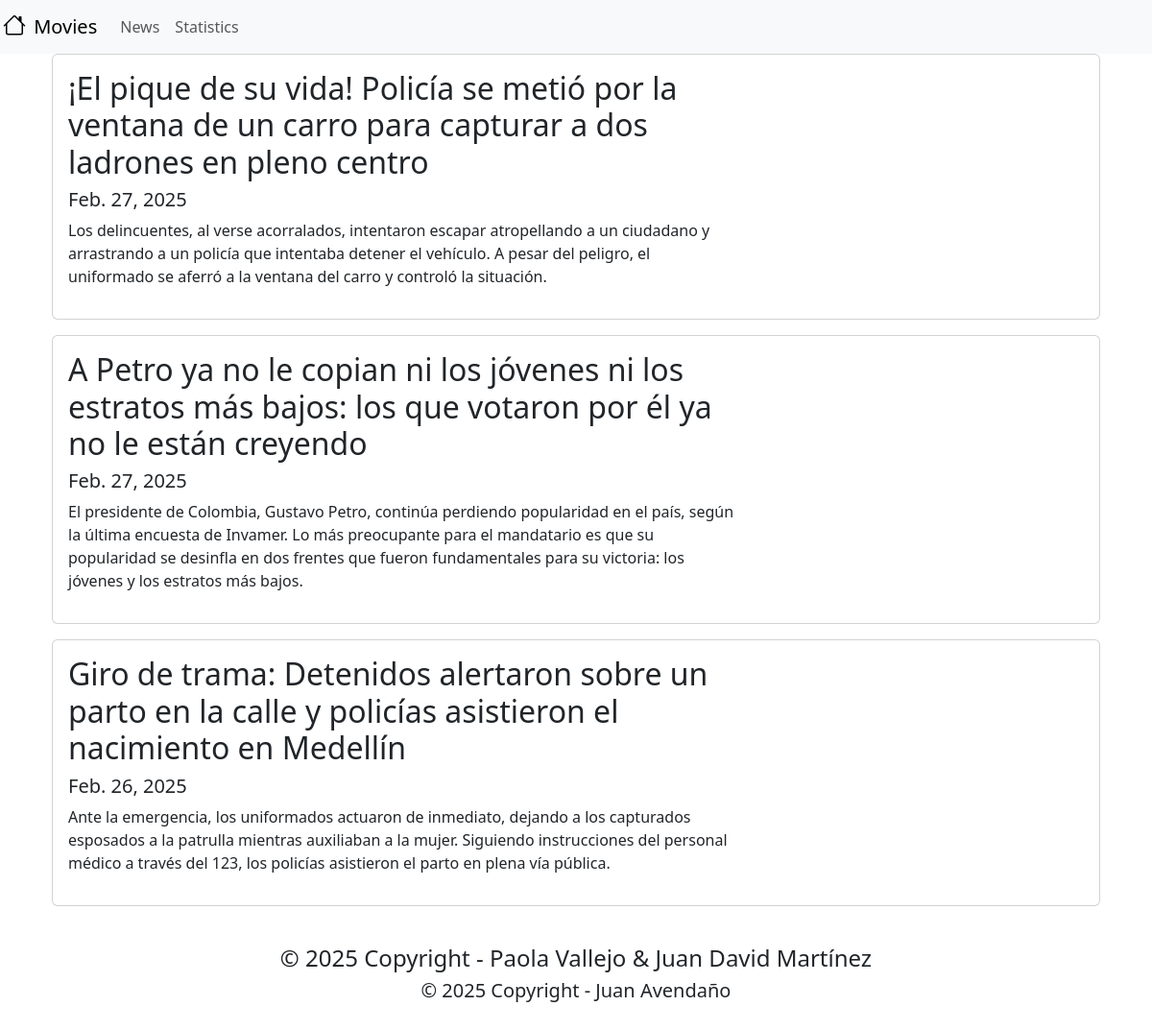
Page /news/ on the committed database.
### news/models.py (models this page shows, shortened)
class News(models.Model):
    headline = models.CharField(max_length=200)
    body = models.TextField()
    date = models.DateField()

### news/views.py (the view)
# urls.py: path('news/', include('news.urls'), name = 'news'),
def news(request):
    newss = News.objects.all().order_by("-date")
    return render(request, "news.html", {"news":newss})

### news/templates/news.html (shortened to what this page needs)
<body>
  {% extends 'base.html' %}
  {% block content %}
    <div class = "container">
        {% for new in news %}
        <div class="card mb-3">
            <div class="row g-0">
              <div class="col-md-8">
                <div class="card-body">
                        <h2>{{ new.headline }}</h2>
                        <h5>{{ new.date }}</h5>
                        <p>{{ new.body }}</p>
                </div>
              </div>
            </div>
        </div>
        {% endfor %}
    </div>
  {% endblock content %}

### rows in the picture
News: headline "¡El pique de su vida! Policía se metió por la ventana de un carro para capturar a dos ladrones en pleno centro", date "Feb. 27, 2025", body "Los delincuentes, al verse acorralados, intentaron escapar atropellando a un ciudadano y arrastrando a un policía que intentaba detener el vehículo. A pesar del peligro, el uniformado se aferró a la ventana del carro y controló la situación."
News: headline "A Petro ya no le copian ni los jóvenes ni los estratos más bajos: los que votaron por él ya no le están creyendo", date "Feb. 27, 2025", body "El presidente de Colombia, Gustavo Petro, continúa perdiendo popularidad en el país, según la última encuesta de Invamer. Lo más preocupante para el mandatario es que su popularidad se desinfla en dos frentes que fueron fundamentales para su victoria: los jóvenes y los estratos más bajos."
News: headline "Giro de trama: Detenidos alertaron sobre un parto en la calle y policías asistieron el nacimiento en Medellín", date "Feb. 26, 2025", body "Ante la emergencia, los uniformados actuaron de inmediato, dejando a los capturados esposados a la patrulla mientras auxiliaban a la mujer. Siguiendo instrucciones del personal médico a través del 123, los policías asistieron el parto en plena vía pública."
